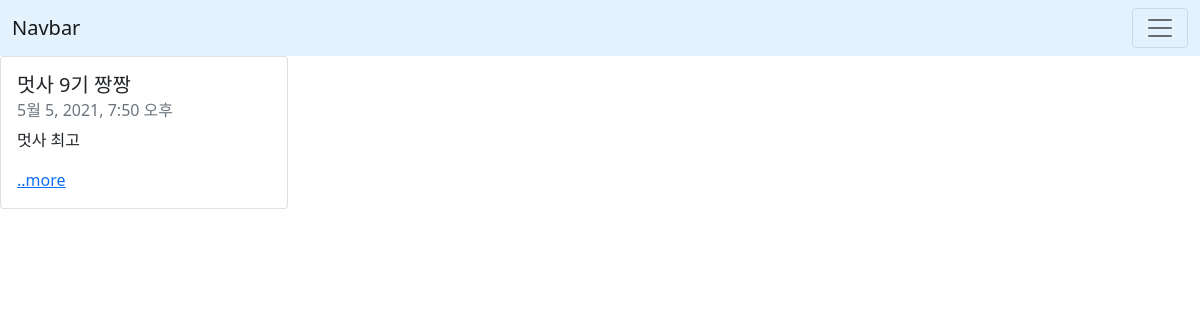
/blog/, run on an earlier commit of the app's database.
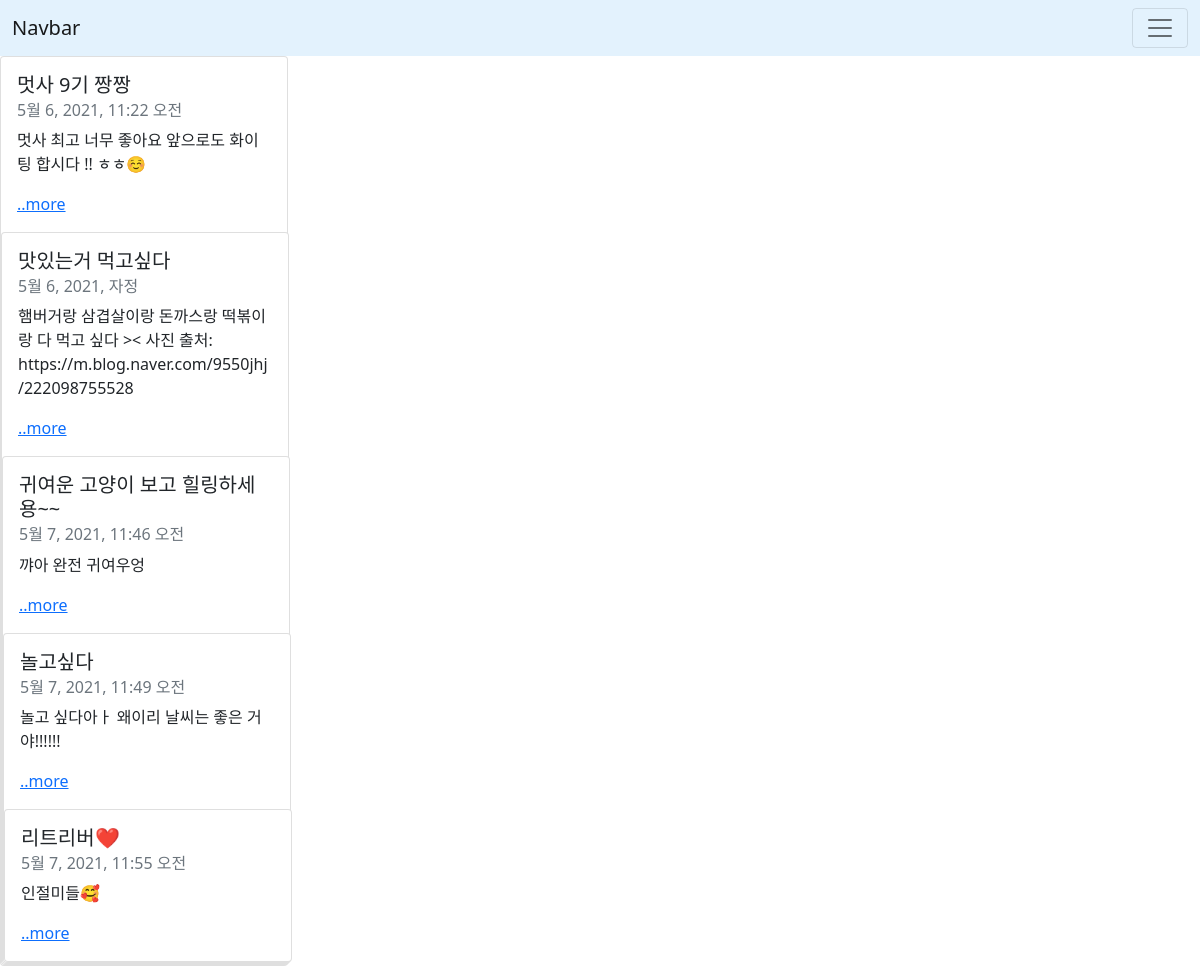
And on a later commit of the database.
### blog/models.py (models this page shows, shortened)
class Blog(models.Model):
    title = models.CharField(max_length=200)
    writer = models.CharField(max_length=100)
    pub_date = models.DateTimeField()
    body = models.TextField()
    mainphoto = models.ImageField(blank=True, null=True)
    def summary(self):
        return self.body[:100]

### blog/views.py (the view)
# urls.py: 2. Add a URL to urlpatterns:  path('', views.home, name='home')
def home(request):
    blogs = Blog.objects #클래스 안에 있는 object를 변수에 넣는다. => querySet이라고 한다.
    return render(request,'home.html',{'blogs':blogs})

### blog/templates/home.html (shortened to what this page needs)
<!DOCTYPE html>
<html lang="en">
  <head>
    <link
      href="https://cdn.jsdelivr.net/npm/bootstrap@5.0.0-beta3/dist/css/bootstrap.min.css"
      rel="stylesheet"
    />
  </head>
  <body>
    <nav class="navbar navbar-light" style="background-color: #e3f2fd">
      <div class="container-fluid">
        <a class="navbar-brand" href="#">Navbar</a>
        <button
          class="navbar-toggler"
          type="button"
          data-bs-toggle="collapse"
          data-bs-target="#navbarSupportedContent"
          aria-controls="navbarSupportedContent"
          aria-expanded="false"
          aria-label="Toggle navigation"
        >
          <span class="navbar-toggler-icon"></span>
        </button>
      </div>
    </nav>
    {% for blog in blogs.all%}
    <div class="card" style="width: 18rem">
      <div class="card-body">
        <h5 class="card-title">{{blog.title}}</h5>
        <h6 class="card-subtitle mb-2 text-muted">{{blog.pub_date}}</h6>
        <p class="card-text">{{blog.summary}}</p>
        <a class="card-link" href="{% url 'detail' blog.id%}">..more</a>
      </div>
      {% endfor%}
    </div>
  </body>
</html>

What changed in the data, as far as the page shows it:
changed Blog "멋사 9기 짱짱": pub_date "5월 5, 2021, 7:50 오후" → "5월 6, 2021, 11:22 오전"; summary "멋사 최고" → "멋사 최고 너무 좋아요 앞으로도 화이팅 합시다 !! ㅎㅎ☺️"
added Blog: title "맛있는거 먹고싶다", pub_date "5월 6, 2021, 자정", summary "햄버거랑 삼겹살이랑 돈까스랑 떡볶이랑 다 먹고 싶다 >< 사진 출처: https://m.blog.naver.com/9550jhj/222098755528"
added Blog: title "귀여운 고양이 보고 힐링하세용~~", pub_date "5월 7, 2021, 11:46 오전", summary "꺄아 완전 귀여우엉"
added Blog: title "놀고싶다", pub_date "5월 7, 2021, 11:49 오전", summary "놀고 싶다아ㅏ 왜이리 날씨는 좋은 거야!!!!!!"
added Blog: title "리트리버❤️", pub_date "5월 7, 2021, 11:55 오전", summary "인절미들🥰"
